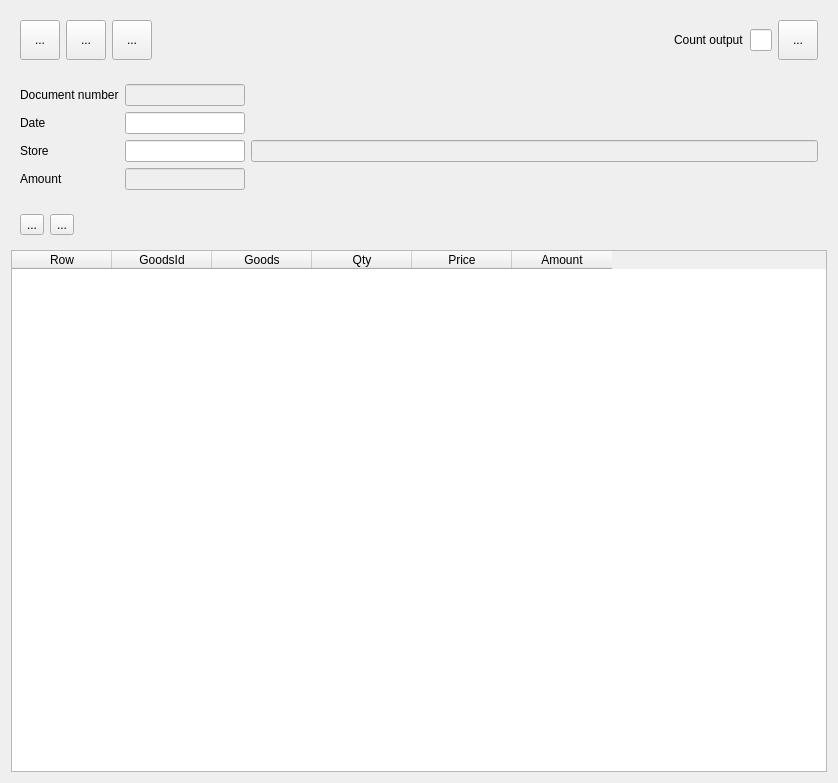
<?xml version="1.0" encoding="UTF-8"?>
<ui version="4.0">
 <class>WStoreEntry</class>
 <widget class="QWidget" name="WStoreEntry">
  <property name="geometry">
   <rect>
    <x>0</x>
    <y>0</y>
    <width>838</width>
    <height>783</height>
   </rect>
  </property>
  <property name="windowTitle">
   <string>Form</string>
  </property>
  <layout class="QVBoxLayout" name="verticalLayout">
   <item>
    <widget class="QWidget" name="widget_3" native="true">
     <layout class="QHBoxLayout" name="horizontalLayout_2">
      <item>
       <widget class="QToolButton" name="btnSave">
        <property name="minimumSize">
         <size>
          <width>40</width>
          <height>40</height>
         </size>
        </property>
        <property name="text">
         <string>...</string>
        </property>
        <property name="icon">
         <iconset resource="../Resort/res.qrc">
          <normaloff>:/images/save.png</normaloff>:/images/save.png</iconset>
        </property>
        <property name="iconSize">
         <size>
          <width>24</width>
          <height>24</height>
         </size>
        </property>
       </widget>
      </item>
      <item>
       <widget class="QToolButton" name="btnPrint">
        <property name="minimumSize">
         <size>
          <width>40</width>
          <height>40</height>
         </size>
        </property>
        <property name="text">
         <string>...</string>
        </property>
        <property name="icon">
         <iconset resource="../Resort/res.qrc">
          <normaloff>:/images/printer.png</normaloff>:/images/printer.png</iconset>
        </property>
        <property name="iconSize">
         <size>
          <width>24</width>
          <height>24</height>
         </size>
        </property>
       </widget>
      </item>
      <item>
       <widget class="QToolButton" name="btnRemove">
        <property name="minimumSize">
         <size>
          <width>40</width>
          <height>40</height>
         </size>
        </property>
        <property name="text">
         <string>...</string>
        </property>
        <property name="icon">
         <iconset resource="../Resort/res.qrc">
          <normaloff>:/images/garbage.png</normaloff>:/images/garbage.png</iconset>
        </property>
        <property name="iconSize">
         <size>
          <width>24</width>
          <height>24</height>
         </size>
        </property>
       </widget>
      </item>
      <item>
       <spacer name="horizontalSpacer_2">
        <property name="orientation">
         <enum>Qt::Horizontal</enum>
        </property>
        <property name="sizeHint" stdset="0">
         <size>
          <width>655</width>
          <height>20</height>
         </size>
        </property>
       </spacer>
      </item>
      <item>
       <widget class="QLabel" name="label_5">
        <property name="text">
         <string>Count output</string>
        </property>
       </widget>
      </item>
      <item>
       <widget class="EDateEdit" name="deLastDate"/>
      </item>
      <item>
       <widget class="QToolButton" name="btnCalculate">
        <property name="minimumSize">
         <size>
          <width>40</width>
          <height>40</height>
         </size>
        </property>
        <property name="text">
         <string>...</string>
        </property>
        <property name="icon">
         <iconset resource="../Resort/res.qrc">
          <normaloff>:/images/calculator.png</normaloff>:/images/calculator.png</iconset>
        </property>
        <property name="iconSize">
         <size>
          <width>24</width>
          <height>24</height>
         </size>
        </property>
       </widget>
      </item>
     </layout>
    </widget>
   </item>
   <item>
    <widget class="QWidget" name="widget" native="true">
     <layout class="QGridLayout" name="gridLayout">
      <item row="0" column="0">
       <widget class="QLabel" name="label">
        <property name="text">
         <string>Document number</string>
        </property>
       </widget>
      </item>
      <item row="0" column="1">
       <widget class="EQLineEdit" name="leDocNum">
        <property name="enabled">
         <bool>false</bool>
        </property>
        <property name="maximumSize">
         <size>
          <width>120</width>
          <height>16777215</height>
         </size>
        </property>
       </widget>
      </item>
      <item row="1" column="0">
       <widget class="QLabel" name="label_2">
        <property name="text">
         <string>Date</string>
        </property>
       </widget>
      </item>
      <item row="1" column="1">
       <widget class="EDateEdit" name="deDate">
        <property name="maximumSize">
         <size>
          <width>120</width>
          <height>16777215</height>
         </size>
        </property>
       </widget>
      </item>
      <item row="2" column="0">
       <widget class="QLabel" name="label_3">
        <property name="text">
         <string>Store</string>
        </property>
       </widget>
      </item>
      <item row="2" column="1">
       <widget class="EQLineEdit" name="leStore">
        <property name="maximumSize">
         <size>
          <width>120</width>
          <height>16777215</height>
         </size>
        </property>
       </widget>
      </item>
      <item row="2" column="2">
       <widget class="EQLineEdit" name="leStoreName">
        <property name="enabled">
         <bool>false</bool>
        </property>
       </widget>
      </item>
      <item row="3" column="0">
       <widget class="QLabel" name="label_4">
        <property name="text">
         <string>Amount</string>
        </property>
       </widget>
      </item>
      <item row="3" column="1">
       <widget class="EQLineEdit" name="leAmount">
        <property name="enabled">
         <bool>false</bool>
        </property>
        <property name="maximumSize">
         <size>
          <width>120</width>
          <height>16777215</height>
         </size>
        </property>
       </widget>
      </item>
     </layout>
    </widget>
   </item>
   <item>
    <widget class="QWidget" name="widget_2" native="true">
     <layout class="QHBoxLayout" name="horizontalLayout">
      <item>
       <widget class="QToolButton" name="toolButton">
        <property name="text">
         <string>...</string>
        </property>
        <property name="icon">
         <iconset resource="../Resort/res.qrc">
          <normaloff>:/images/add.png</normaloff>:/images/add.png</iconset>
        </property>
       </widget>
      </item>
      <item>
       <widget class="QToolButton" name="toolButton_2">
        <property name="text">
         <string>...</string>
        </property>
        <property name="icon">
         <iconset resource="../Resort/res.qrc">
          <normaloff>:/images/garbage.png</normaloff>:/images/garbage.png</iconset>
        </property>
       </widget>
      </item>
      <item>
       <spacer name="horizontalSpacer">
        <property name="orientation">
         <enum>Qt::Horizontal</enum>
        </property>
        <property name="sizeHint" stdset="0">
         <size>
          <width>655</width>
          <height>20</height>
         </size>
        </property>
       </spacer>
      </item>
     </layout>
    </widget>
   </item>
   <item>
    <widget class="EQTableWidget" name="tblData">
     <property name="editTriggers">
      <set>QAbstractItemView::NoEditTriggers</set>
     </property>
     <property name="selectionMode">
      <enum>QAbstractItemView::SingleSelection</enum>
     </property>
     <property name="selectionBehavior">
      <enum>QAbstractItemView::SelectRows</enum>
     </property>
     <column>
      <property name="text">
       <string>Row</string>
      </property>
     </column>
     <column>
      <property name="text">
       <string>GoodsId</string>
      </property>
     </column>
     <column>
      <property name="text">
       <string>Goods</string>
      </property>
     </column>
     <column>
      <property name="text">
       <string>Qty</string>
      </property>
     </column>
     <column>
      <property name="text">
       <string>Price</string>
      </property>
     </column>
     <column>
      <property name="text">
       <string>Amount</string>
      </property>
     </column>
    </widget>
   </item>
  </layout>
 </widget>
 <customwidgets>
  <customwidget>
   <class>EQLineEdit</class>
   <extends>QLineEdit</extends>
   <header location="global">eqlineedit.h</header>
   <slots>
    <signal>customButtonClicked(bool)</signal>
   </slots>
  </customwidget>
  <customwidget>
   <class>EDateEdit</class>
   <extends>QLineEdit</extends>
   <header location="global">edateedit.h</header>
  </customwidget>
  <customwidget>
   <class>EQTableWidget</class>
   <extends>QTableWidget</extends>
   <header location="global">eqtablewidget.h</header>
  </customwidget>
 </customwidgets>
 <resources>
  <include location="../Resort/res.qrc"/>
 </resources>
 <connections/>
</ui>
